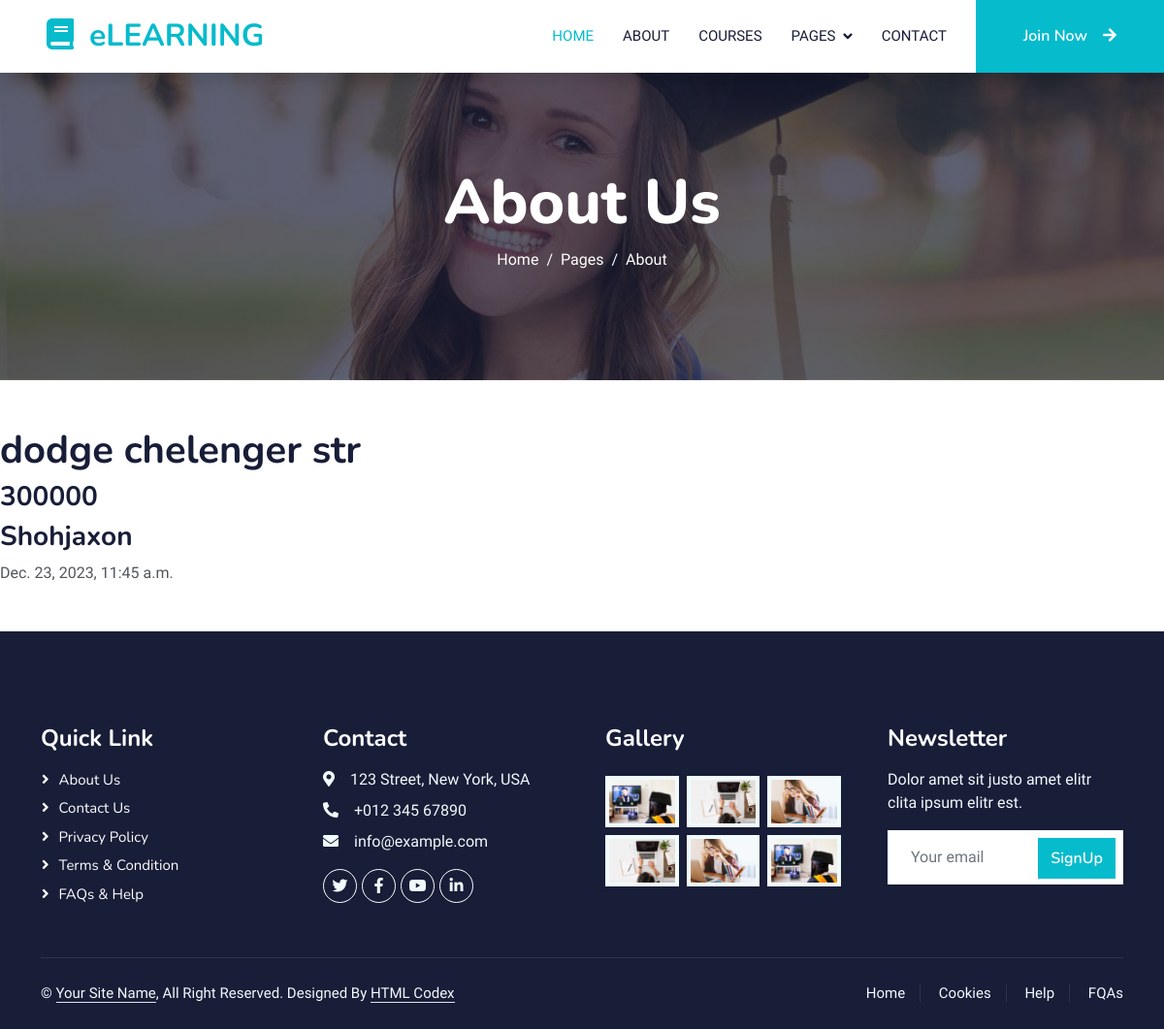
Page /course/dodge-chelenger on the committed database.
### blog/models.py (models this page shows, shortened)
class Courses(models.Model):
    name = models.CharField(max_length=300)
    cost = models.IntegerField()
    slug = models.SlugField(max_length=300)
    tutor = models.CharField(max_length=300)
    time = models.DateTimeField(auto_now_add=True)
    numPupils = models.IntegerField()
    number = models.IntegerField()
    img = models.ImageField(upload_to='index/img')

### blog/views.py (the view)
# urls.py: path('course/<slug:course>',courseDetail, name='coursedetail'),
def courseDetail(request, course):
    course = get_object_or_404(Courses,slug=course)
    context ={
        "course":course
    }
    return render(request,"courseDetail.html",context=context)

### template/courseDetail.html
{% extends 'base.html' %}
{% load static %}
{% block content %}
<h1>{{ course.name }}</h1>
<h3>{{ course.cost }}</h3>
<h3>{{ course.tutor }}</h3>
<p>{{ course.time }}</p>
{% endblock content %}

### static/css/style.css (style rules this page uses)
:root { --primary: #06BBCC; --light: #F0FBFC; --dark: #181d38; }

### template/base.html (style rules this page uses)
:root { --primary: #06BBCC; --light: #F0FBFC; --dark: #181d38; }

### rows in the picture
Courses: name "dodge chelenger str", cost "300000", tutor "Shohjaxon", time "Dec. 23, 2023, 11:45 a.m."
